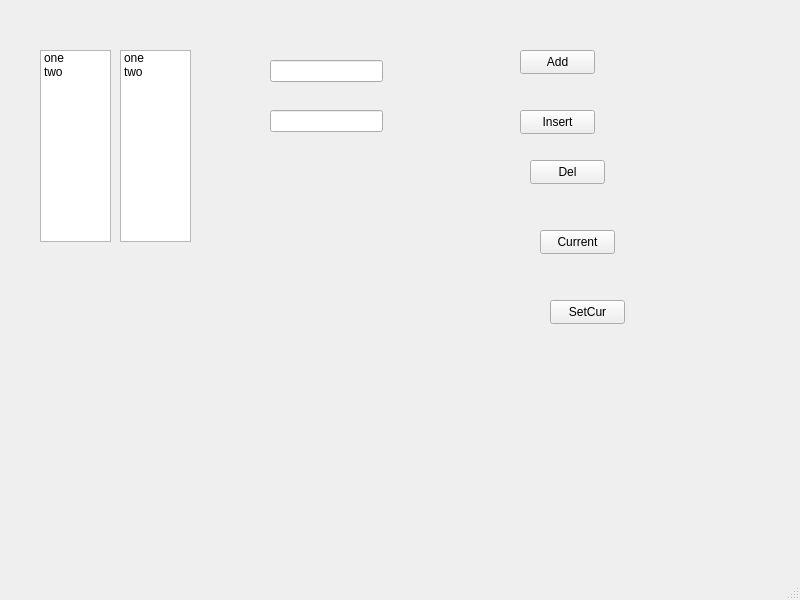
<?xml version="1.0" encoding="UTF-8"?>
<ui version="4.0">
 <class>MainWindow</class>
 <widget class="QMainWindow" name="MainWindow">
  <property name="geometry">
   <rect>
    <x>0</x>
    <y>0</y>
    <width>800</width>
    <height>600</height>
   </rect>
  </property>
  <property name="windowTitle">
   <string>MainWindow</string>
  </property>
  <widget class="QWidget" name="centralwidget">
   <widget class="QListWidget" name="lstPrimer">
    <property name="geometry">
     <rect>
      <x>40</x>
      <y>50</y>
      <width>71</width>
      <height>192</height>
     </rect>
    </property>
    <item>
     <property name="text">
      <string>one</string>
     </property>
    </item>
    <item>
     <property name="text">
      <string>two</string>
     </property>
    </item>
   </widget>
   <widget class="QPushButton" name="btnAdd">
    <property name="geometry">
     <rect>
      <x>520</x>
      <y>50</y>
      <width>75</width>
      <height>24</height>
     </rect>
    </property>
    <property name="text">
     <string>Add</string>
    </property>
   </widget>
   <widget class="QLineEdit" name="edtText">
    <property name="geometry">
     <rect>
      <x>270</x>
      <y>60</y>
      <width>113</width>
      <height>22</height>
     </rect>
    </property>
   </widget>
   <widget class="QPushButton" name="btnIns">
    <property name="geometry">
     <rect>
      <x>520</x>
      <y>110</y>
      <width>75</width>
      <height>24</height>
     </rect>
    </property>
    <property name="text">
     <string>Insert</string>
    </property>
   </widget>
   <widget class="QLineEdit" name="edtPos">
    <property name="geometry">
     <rect>
      <x>270</x>
      <y>110</y>
      <width>113</width>
      <height>22</height>
     </rect>
    </property>
   </widget>
   <widget class="QPushButton" name="pushButton">
    <property name="geometry">
     <rect>
      <x>530</x>
      <y>160</y>
      <width>75</width>
      <height>24</height>
     </rect>
    </property>
    <property name="text">
     <string>Del</string>
    </property>
   </widget>
   <widget class="QPushButton" name="btnCur">
    <property name="geometry">
     <rect>
      <x>540</x>
      <y>230</y>
      <width>75</width>
      <height>24</height>
     </rect>
    </property>
    <property name="text">
     <string>Current</string>
    </property>
   </widget>
   <widget class="QPushButton" name="btnSetCur">
    <property name="geometry">
     <rect>
      <x>550</x>
      <y>300</y>
      <width>75</width>
      <height>24</height>
     </rect>
    </property>
    <property name="text">
     <string>SetCur</string>
    </property>
   </widget>
   <widget class="QListWidget" name="lstPrimer_2">
    <property name="geometry">
     <rect>
      <x>120</x>
      <y>50</y>
      <width>71</width>
      <height>192</height>
     </rect>
    </property>
    <item>
     <property name="text">
      <string>one</string>
     </property>
    </item>
    <item>
     <property name="text">
      <string>two</string>
     </property>
    </item>
   </widget>
  </widget>
  <widget class="QMenuBar" name="menubar">
   <property name="geometry">
    <rect>
     <x>0</x>
     <y>0</y>
     <width>800</width>
     <height>22</height>
    </rect>
   </property>
  </widget>
  <widget class="QStatusBar" name="statusbar"/>
 </widget>
 <resources/>
 <connections/>
</ui>
